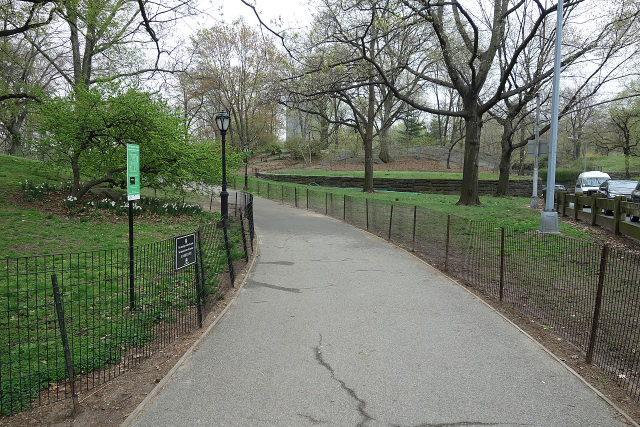
#> input picture reference_photos/north_meadow_01.jpg, 1280 x 853 px, given in place of Platanus_xhispanica_habit.jpg, which was not available (shown at 1/2 size)
$ python shape_fit.py
#> lines starting #> are read from the running program, lines starting #| are printed output that depends on the picture; after the words box and inside, x2 and y2 are one past the last pixel; in counts of white or black regions, pixels touching at a corner belong together; pictures that were not available may be replaced by others from this repository, and a replacement may not be noted
### scripts/tree_sculpt/ref_habit_overlay.py
#!/usr/bin/env python3
"""Build side-by-side + silhouette overlays: bare front vs locked habit ref.

Authority for TS-1 habit PASS under the photo-match method (W-39):
automated silhouette raycast primaries (``shape_fit.py``) on one locked
photograph per stage. Needs Pillow + locked refs + bare fronts on disk.
"""
from __future__ import annotations

import json
from pathlib import Path

from PIL import Image, ImageDraw, ImageEnhance, ImageFilter, ImageOps

from habit_refs import STAGE_REFS

PROJ = Path(__file__).resolve().parents[2]
REF_DIR = PROJ / "reference_photos" / "london planetree"
OUT_DIR = PROJ / "tmp" / "tree_sculpt" / "habit_refs"
BARE_DIR = PROJ / "tmp" / "tree_sculpt"


def _crop_frac(im: Image.Image, frac):
#> called with frac = (0.12, 0.04, 0.88, 0.96)
    w, h = im.size
#> w = 1280; h = 853
    l, t, r, b = frac
#> l = 0.12; t = 0.04; r = 0.88; b = 0.96
    return im.crop((int(l * w), int(t * h), int(r * w), int(b * h)))


def _content_bbox(im: Image.Image, thr: int = 32):
#> called with thr = 28
    gray = ImageOps.grayscale(im.convert("RGB"))
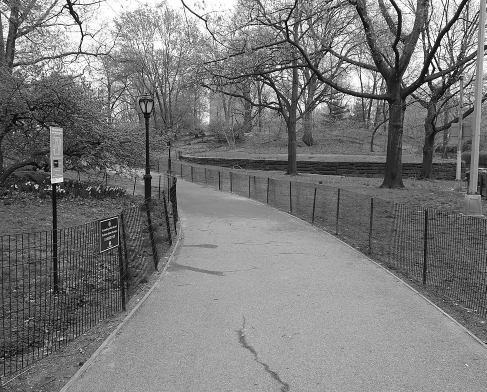
#> gray: PIL image 973x784 L (shown at 1/2 size); min 0, max 255, mean 121.7
    mask = gray.point(lambda p: 255 if p > thr else 0)
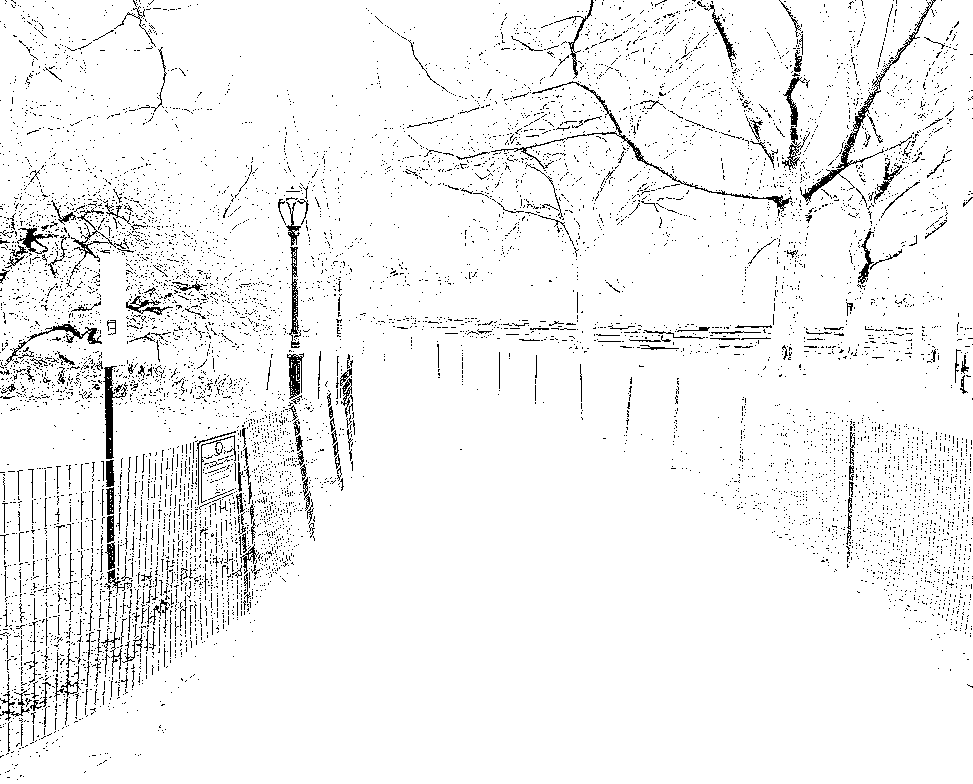
#> mask: PIL image 973x784 L; 95% white; black in thin lines or dots
    return mask.getbbox()


def _fit_box(im: Image.Image, size: int, thr: int = 28):
    """Contain into square; bottom-center the subject so bole bases share a line.

    Returns (plate, paste_box) — paste_box is the photo strip in plate coords.
    """
    rgb = im.convert("RGB")
    box = _content_bbox(rgb, thr=thr) or (0, 0, rgb.width, rgb.height)
#> box = (0, 0, 973, 784)
    cropped = rgb.crop(box)
    fitted = ImageOps.contain(cropped, (size - 24, size - 40))
    out = Image.new("RGB", (size, size), (18, 20, 24))
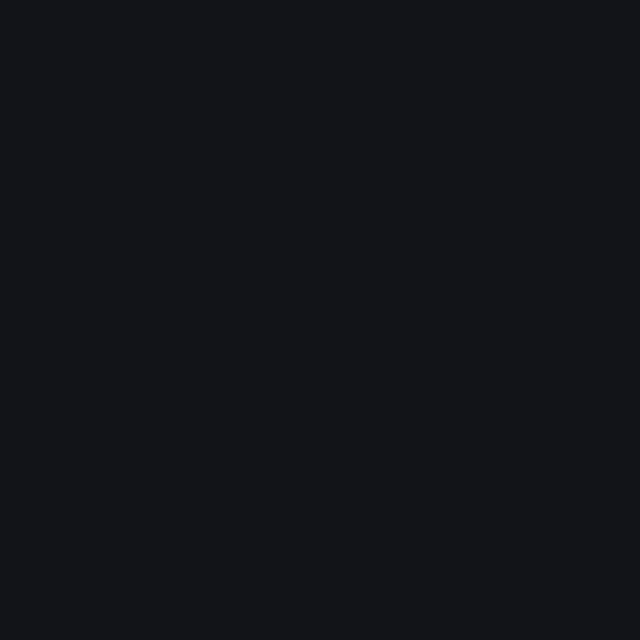
#> out: PIL image 640x640 RGB; mean R, G, B 18, 20, 24
    x = (size - fitted.width) // 2
    y = size - 12 - fitted.height
    out.paste(fitted, (x, y))
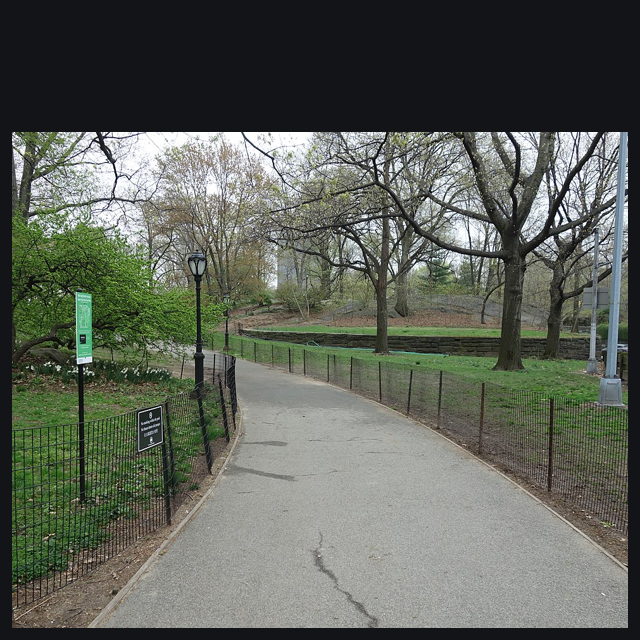
#> out: PIL image 640x640 RGB; mean R, G, B 93.4, 98.3, 89.1
    return out, (x, y, x + fitted.width, y + fitted.height)


def _fit(im: Image.Image, size: int, thr: int = 28) -> Image.Image:
    return _fit_box(im, size, thr)[0]


# [180 lines left out: functions _thick_wood_mask, _registered_silhouette, _check_registration, _overlay, build_stage, main, not called in this run]


# [2 lines that do not run on import are left out]

### scripts/tree_sculpt/inkscape_habit.py
#!/usr/bin/env python3
"""Inkscape habit traces → world-space primary polylines (photo-match authority).

Chris W-37: W-36/W-37 procedural scaffolds "not matching at all" — use Inkscape
on the locked plates. One SVG per stage under ``traces/``; path ``id``s are
named primaries. Front-plate mapping: SVG +x → world +X, SVG −y → world +Z
(camera looks from −Y). Optional ``data-y`` on a path sets constant world Y
depth; otherwise Y ≈ 0.12·X so the scaffold is not paper-thin.

Inkscape (flatpak): ``flatpak run org.inkscape.Inkscape``
"""
from __future__ import annotations

import json
import math
import re
import subprocess
import xml.etree.ElementTree as ET
from pathlib import Path

from habit_refs import STAGE_REFS

HERE = Path(__file__).resolve().parent
PROJ = HERE.parents[1]
REF_DIR = PROJ / "tmp" / "tree_sculpt" / "habit_refs"
TRACE_DIR = HERE / "traces"
INKSCAPE = ["flatpak", "run", "org.inkscape.Inkscape"]

# Plate pixels (must match ref_habit_overlay._fit cell size).
PLATE = 640

# Model crown height (m) used to scale plate → world. Scaffold tips land near this.
STAGE_HEIGHT_M = {
    "young": 10.5,
    "mature": 12.8,
    "veteran": 14.6,
}

NS = {"svg": "http://www.w3.org/2000/svg"}


def inkscape_bin() -> list[str]:
    return list(INKSCAPE)


# [46 lines left out: functions ensure_plate, write_template_svg, not called in this run]


def os_relpath(target: Path, start: Path) -> str:
    return Path(os_path_rel(target, start)).as_posix()


# [4 lines left out: function os_path_rel, not called in this run]


_CMD_RE = re.compile(
    r"([MmLlHhVvCcSsQqTtAaZz])|([+-]?(?:\d+\.?\d*|\.\d+)(?:[eE][+-]?\d+)?)"
)


# [133 lines left out: functions _polygonize_path_d, _parse_svg_paths, not called in this run]


def plate_to_world(
    stage: str,
    paths: dict[str, dict],
    bole_xy: tuple[float, float] | None = None,
) -> dict:
    """Map plate polylines → world XYZ. Scale uses full crown (all path tips)."""
    if "trunk" not in paths or len(paths["trunk"]["plate_pts"]) < 2:
        raise ValueError(f"{stage}: SVG needs a trunk path with ≥2 points")
    trunk_pts = paths["trunk"]["plate_pts"]
    # Bole = lowest trunk point (max SVG y).
    bole = max(trunk_pts, key=lambda p: p[1])
    if bole_xy:
        bole = bole_xy
    # Crown tip = highest point among all strands (min SVG y) so primaries
    # that reach the leaf shell do not inflate past STAGE_HEIGHT_M.
    all_pts = [p for meta in paths.values() for p in meta["plate_pts"]]
    tip = min(all_pts, key=lambda p: p[1])
    height_px = max(8.0, bole[1] - tip[1])
    height_m = STAGE_HEIGHT_M[stage]
    scale = height_m / height_px
    bx, by = bole

    def map_pt(x: float, y: float, data_y: float | None) -> tuple[float, float, float]:
        wx = (x - bx) * scale
        wz = (by - y) * scale
        wy = data_y if data_y is not None else 0.12 * wx
        return (round(wx, 4), round(wy, 4), round(wz, 4))

    world: dict[str, list[tuple[float, float, float]]] = {}
    for sid, meta in paths.items():
        world[sid] = [map_pt(x, y, meta["data_y"]) for x, y in meta["plate_pts"]]
    return {
        "stage": stage,
        "bole_plate": [bx, by],
        "tip_plate": [tip[0], tip[1]],
        "scale_m_per_px": scale,
        "height_m": height_m,
        "strands": world,
    }


# [55 lines left out: functions load_stage_traces, export_trace_png, write_world_json, main, not called in this run]


# [2 lines that do not run on import are left out]

### scripts/tree_sculpt/shape_fit.py
#!/usr/bin/env python3
"""Automated habit shape → primary skeleton (no hand tracing).

Chris W-38 verdict: pipeline must be automated; learn tier shape from a
photo corpus, then draw the (already-good) skeleton *to that shape* —
same failure mode as Mtree parameter grinding.

Authority chain:
  1. ``habit_refs.CORPUS`` + locked ``STAGE_REFS`` plates — measure silhouette
  2. Stage primary *recipes* (angles / attach heights) — botanical layout only
  3. Tip positions — **raycast onto the locked-plate silhouette** (OUTPUT)

    python3 scripts/tree_sculpt/shape_fit.py mature veteran
    → tmp/tree_sculpt/habit_refs/{stage}_shape_fit.{png,json}
      tmp/tree_sculpt/habit_refs/shape_corpus.json
"""
from __future__ import annotations

import json
import math
from collections import deque
from pathlib import Path

import numpy as np
from PIL import Image, ImageDraw
from scipy import ndimage

from habit_refs import CORPUS, STAGE_REFS
from inkscape_habit import STAGE_HEIGHT_M, plate_to_world
from ref_habit_overlay import _crop_frac, _fit

HERE = Path(__file__).resolve().parent
PROJ = HERE.parents[1]
REF_DIR = PROJ / "reference_photos" / "london planetree"
OUT_DIR = PROJ / "tmp" / "tree_sculpt" / "habit_refs"
PLATE = 640

# Botanical layout only — tip *length* comes from the silhouette raycast.
# Angles: 0° = +X (east/right on plate), 90° = +Y depth (into scene),
# plate front uses X and Z; depth Y = sin(azimuth) * depth_scale.
STAGE_RECIPES = {
    "young": {
        "fork_frac_default": 0.35,
        "primaries": [
            # id, attach_frac (bole→tip), azimuth_deg, aim_up (plate), arch
            ("tier1", 0.28, 0, 0.35, "up_out"),
            ("tier2", 0.38, 150, 0.40, "up_out"),
            ("tier3", 0.48, 285, 0.45, "up_out"),
            ("tier4", 0.58, 70, 0.50, "up_out"),
            ("tier5", 0.68, 205, 0.55, "up_out"),
            ("tier6", 0.78, 335, 0.60, "up_out"),
            ("tier7", 0.86, 115, 0.70, "up_out"),
        ],
    },
    "mature": {
        # Corpus (geograph 7338525 + A149): clear bole, heavy low scaffold, dome crown.
        "fork_frac_default": 0.28,
        "primaries": [
            ("west_low", 0.26, 185, 0.15, "out_then_up"),
            ("east_low", 0.26, 5, 0.15, "out_then_up"),
            ("north_mid", 0.38, 95, 0.45, "up_out"),
            ("south_mid", 0.38, 265, 0.45, "up_out"),
            ("crown_reiterate", 0.48, 15, 0.75, "up"),
        ],
    },
    "veteran": {
        # Winter bank + open veterans: low heavy scaffold, ascending wood, crest kept.
        "fork_frac_default": 0.22,
        "primaries": [
            ("v_west", 0.20, 205, 0.55, "ascend"),
            ("v_east", 0.20, 335, 0.55, "ascend"),
            ("v_north", 0.24, 90, 0.65, "ascend"),
            ("v_south", 0.22, 270, 0.55, "ascend"),
            ("v_crown", 0.30, 8, 0.85, "ascend"),
        ],
    },
}


def ensure_plate(stage: str) -> Path:
    """Write ``{stage}_ref_plate.png`` if missing (same fit as overlays)."""
    OUT_DIR.mkdir(parents=True, exist_ok=True)
    out = OUT_DIR / f"{stage}_ref_plate.png"
    if out.is_file():
        return out
    meta = STAGE_REFS[stage]
    ref = _fit(_crop_frac(Image.open(REF_DIR / meta["file"]), meta["crop_frac"]), PLATE)
    ref.save(out)
    return out


def segment_tree(rgb: np.ndarray) -> np.ndarray:
    """Full-tree silhouette without eating the crown through sky windows.

    Border flood with a loose color tol tunnels through bright canopy holes and
    leaves a tiny island (W-39 first pass: mature bbox height 52px on a 640
    plate). Instead: classify sky + lower lawn, flood *only through those*,
    fill holes, keep the tallest large component.
    """
    h, w, _ = rgb.shape
    r = rgb[:, :, 0].astype(np.float32)
    g = rgb[:, :, 1].astype(np.float32)
    b = rgb[:, :, 2].astype(np.float32)
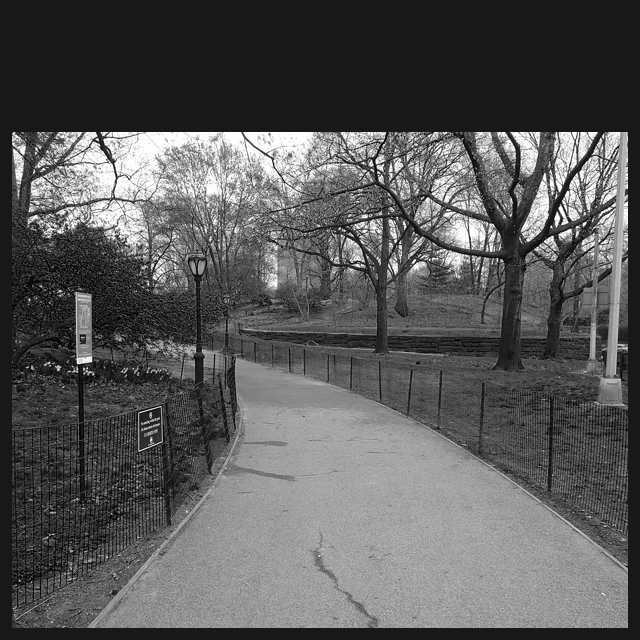
#> b: shape (640, 640) float32; min 0, max 255, mean 89.1
    lum = (r + g + b) / 3.0
    yy = np.arange(h, dtype=np.float32)[:, None]

    sky = ((lum > 185) & (b + 8 >= g)) | ((lum > 210) & (np.abs(r - g) < 28) & (np.abs(g - b) < 28))
#> sky: shape (640, 640) bool; 5.7% white; 1470 white regions (1352 under 20 px), largest, box (x1, y1, x2, y2) and area: (104, 132, 282, 203) 6093, (243, 132, 317, 186) 1753, (90, 200, 148, 247) 1137
    # Lower-third green lawn / gravel — not mid-canopy foliage.
    lawn = (g > r + 10) & (g > b + 6) & (lum > 55) & (lum < 195) & (yy > h * 0.70)
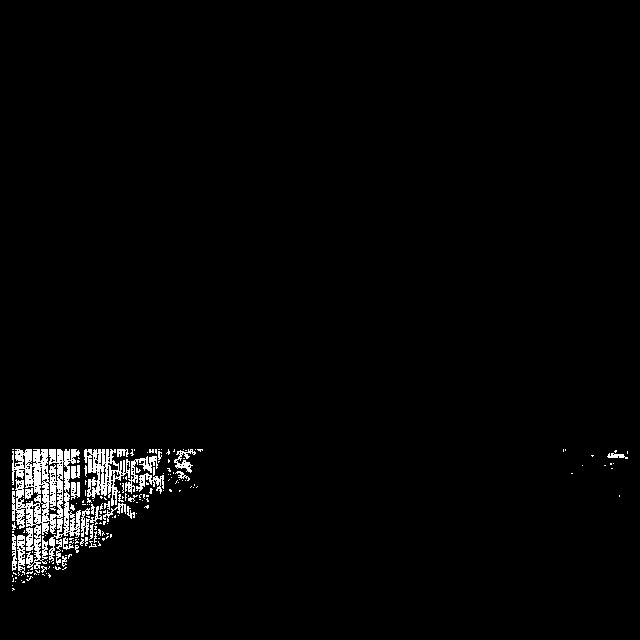
#> lawn: shape (640, 640) bool; 2% white in thin lines or dots, all inside (x1, y1, x2, y2) = (12, 449, 628, 591)
    # Near-black void (review plates / letterbox).
    void = lum < 22
#> void: shape (640, 640) bool; 26.5% white; 1433 white regions (1408 under 20 px), largest, box (x1, y1, x2, y2) and area: (0, 0, 640, 640) 104100, (78, 364, 84, 422) 216, (25, 276, 40, 291) 83
    seed_bg = sky | lawn | void
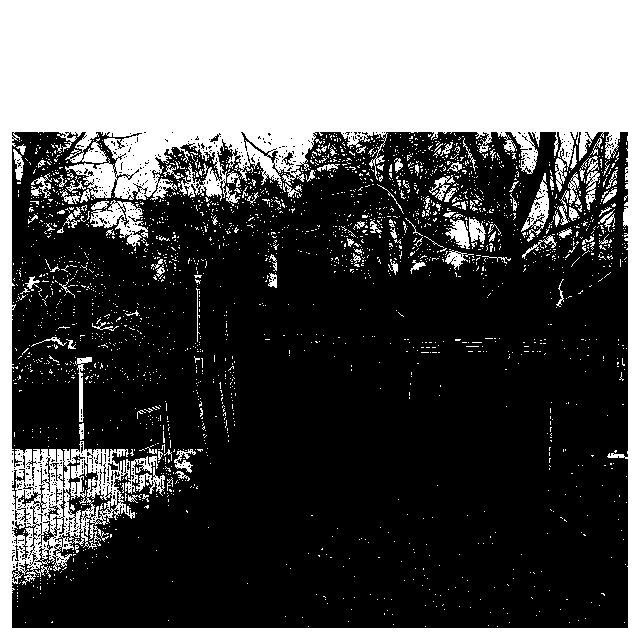
#> seed_bg: shape (640, 640) bool; 34.2% white; 2483 white regions (2357 under 20 px), largest, box (x1, y1, x2, y2) and area: (0, 0, 640, 640) 123640, (90, 200, 148, 247) 1137, (521, 173, 549, 242) 645

    bg = seed_bg.copy()
    q: deque[tuple[int, int]] = deque()
    for y, x in zip(*np.where(seed_bg)):
        # Only seed from the frame border so interior sky windows are filled
        # *after* we have the outer shell — see binary_fill_holes below.
        if y == 0 or x == 0 or y == h - 1 or x == w - 1:
            q.append((int(y), int(x)))
    # Ensure every border pixel can start a flood through seed_bg-like colors.
    for x in range(w):
        q.append((0, x))
        q.append((h - 1, x))
#> (the rest of the program and of its run is left out)
